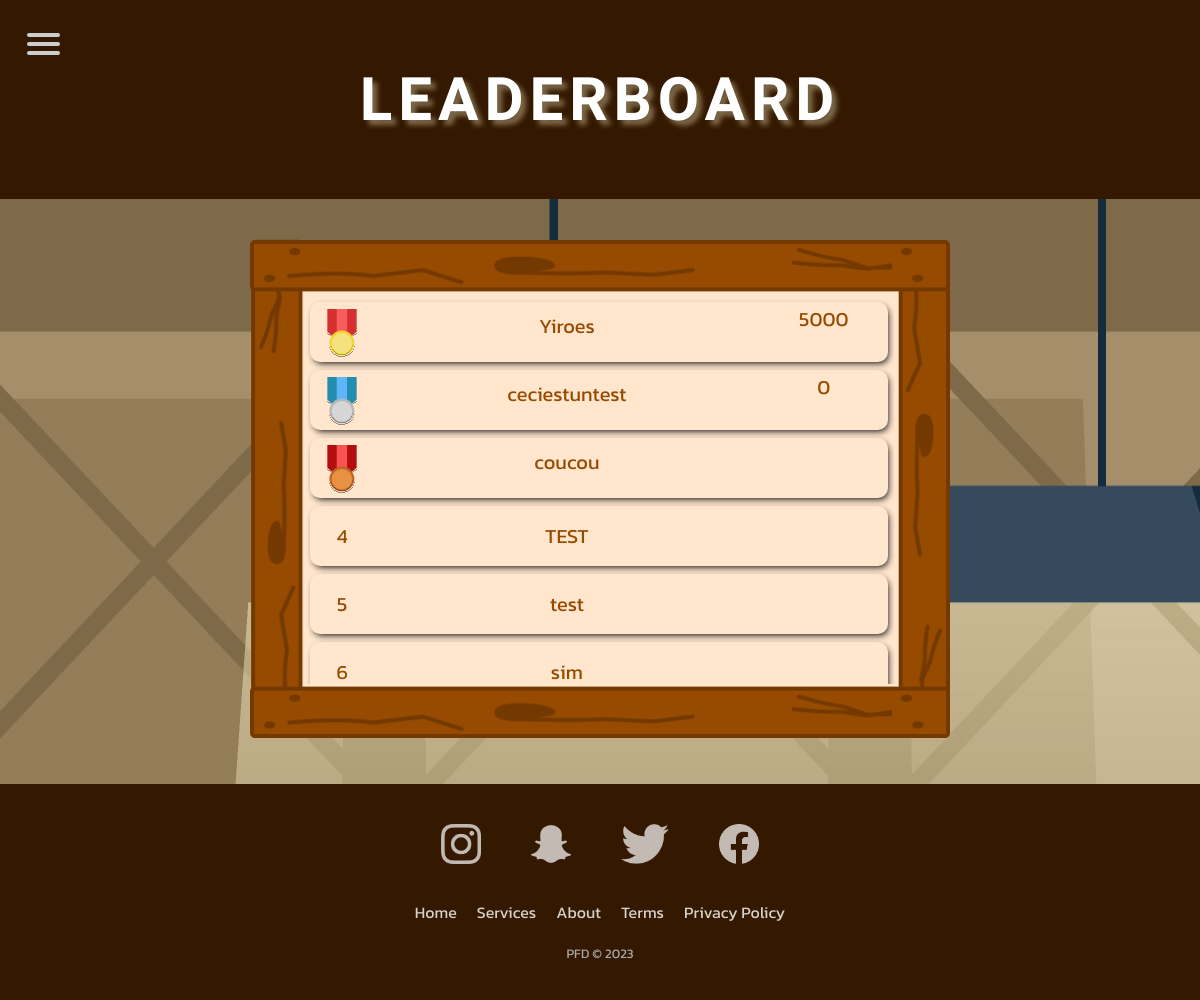
Page /html/ranking.php on the committed database.
### tables this page shows
CREATE TABLE `acc` (
  `email` varchar(36) NOT NULL,
  `pseudo` varchar(36) NOT NULL,
  `civility` varchar(12) NOT NULL,
  `password` varchar(64) NOT NULL,
  `score` int(11) DEFAULT NULL,
  `level` int(11) DEFAULT NULL,
  `id_back` int(11) DEFAULT '1',
  `id_dude` int(11) DEFAULT '1',
  `id_hat` int(2) NOT NULL DEFAULT '0'
);

### html/language.php (called while the page is built)
<?php
function getLanguage($textFr, $textEn) {
  if (isset($_COOKIE["lang"]) && $_COOKIE["lang"] == 'fr')
    return $textFr;
  else {
    return $textEn;
  }
}
?>

### html/request.php (called while the page is built, shortened)
<?php
function request($phpRequest, $isUnique, $params = NULL) {
  try {
    require("connexion.php");
    $req = $conn->prepare($phpRequest);
    if (isset($params)) {
      $req->execute($params);
    } else {
      $req->execute();
    }
    if ($isUnique)
      $resultat = $req->fetch();
    else
      $resultat = $req->fetchAll(PDO::FETCH_ASSOC);
    return $resultat;
  } catch (Exception $e) {
    die("Erreur : " . $e->getMessage());
  }
}
?>

### html/ranking.php (the view, shortened to what this page needs)
<!DOCTYPE html>
<html lang="en">
<head>
	<?php include("head.php"); ?>
	<link rel="stylesheet" href="../CSS/ranking.css">
</head>
<body>
	<?php include("nav.php"); require("request.php"); ?>
	<header>
		<h1><?php  echo getLanguage("Classement","Leaderboard");  ?></h1>
	</header>
	<main>
		<div class="container">
			<div id="containerUL">
				<div id="containerBox">
					<?php
					try {
						$resultat = request("SELECT * FROM acc ORDER BY score DESC", false);
						$rank = 1;
						foreach ($resultat as $row) {
							echo "<div class='boardElem'>";
							if($rank==1){
										echo"<span> <img class='medals' src='../Images/gold_medal.svg'/> </span>";
							}
							else if($rank==2){
								echo"<span> <img class='medals' src='../Images/silver_medal.svg'/> </span>";
					}
							else if($rank==3){
										echo"<span> <img class='medals' src='../Images/bronze_medal.svg'/> </span>";
							}
							else{echo"<span>$rank</span>";}
							if($rank<=3){
											echo"<span class='pseudowinners'>$row[pseudo]</span>
											<span class='scorewinners'>$row[score]</span>
											</div>";
							}
							else{
								echo"<span>$row[pseudo]</span>
								<span>$row[score]</span>
								</div>";
							}
							$rank += 1;
						}
					} catch (Exception $e) {
						die("Erreur : " . $e->getMessage());
					}
					?>
				</div>
			</div>
		</div>
	</main>
	<?php include("footer.php"); ?>
</body>
</html>

### html/head.php (shortened to what this page needs)
<link rel="stylesheet" href="../CSS/footer.css">
<link rel="stylesheet" href="../CSS/nav.css">

### html/nav.php (shortened to what this page needs)
<?php include'language.php'; ?>
<nav>
  <div id="menucontenu">
    <span></span>
    <span></span>
    <span></span>
  </div>
</nav>

### html/footer.php
<link rel="stylesheet" href="../CSS/footer.css">
<footer>
    <div class="social">
        <a href="#"><img class="icon ion-social-instagram" src="../Images/logo_reseaux/insta_logo.png"></a>
        <a href="#"><img class="icon ion-social-snapchat" src="../Images/logo_reseaux/snap_logo.png"></a>
        <a href="#"><img class="icon ion-social-twitter" src="../Images/logo_reseaux/twitter_logo.png"></a>
        <a href="#"><img class="icon ion-social-facebook" src="../Images/logo_reseaux/facebook_logo.png"></a>
    </div>
    <div class="list-inline">
        <a href="home.php"><?php echo getLanguage("Accueil", "Home");  ?></a>
        <a href="#"><?php echo getLanguage("Services", "Services");  ?></a>
        <a href="#"><?php echo getLanguage("A propos", "About");  ?></a>
        <a href="#"><?php echo getLanguage("Conditions d'utilisations", "Terms");  ?></a>
        <a href="#"><?php echo getLanguage("Vie privé", "Privacy Policy");  ?></a>
    </div>
    <p class="copyright">PFD © 2023</p>
</footer>

### CSS/footer.css (style rules this page uses)
footer { background-color: #341900; width: 100%; padding-top:30px; margin-top:auto; font-family: "Kanit", sans-serif; }
.social, .list-inline { display: flex; justify-content: center; align-items: center; width: 100%; margin-bottom: 20px; }
.list-inline a { text-decoration: none; margin: 0px 10px; color: white; opacity: 0.8; transition: all .3s ease-in-out; }
.social a { margin: 0px 15px; }
.social img { height: 40px; filter: brightness(0) invert(1); opacity: 0.7; margin: 10px 10px; }
footer .copyright { margin-top:15px; text-align:center; font-size:13px; color:#aaa; padding-bottom: 10px; }

### CSS/nav.css (style rules this page uses)
nav { z-index: 10; position: sticky; }
#menucontenu { display: block; position: fixed; top: 25px; margin-left: 20px; z-index: 100; height:40px; }
#menucontenu span { display: block; bottom: 30px; left: 7px; width: 33px; height: 4px; margin-bottom: 5px; position: relative; background: #cdcdcd; border-radius: 3px; z-index: 1; transform-origin: 4px 0px; transition: transform 0.5s cubic-bezier(0.77,0.2,0.05,1.0), background 0.5s cubic-bezier(0.77,0.2,0.05,1.0), opacity 0.55s ease; }

### CSS/ranking.css (style rules this page uses)
body { margin: 0; padding: 0; background-color: #341900; color: #cdcdcd; height: 100vh; width: 100%; position: relative; font-family: "Kanit", sans-serif; }
header { background-color: #341900; color: white; display: flex; align-items: center; justify-content: center; height: 15vh; }
main { width: 100%; background-image: url("../Images/barrel3.jpg"); display: flex; justify-content: center; z-index: -2; }
h1 { font-family: 'Londrina Sketch', cursive; text-transform: uppercase; text-align: center; font-size: 60px; letter-spacing: 0.5vw; text-shadow: 5px 5px 5px #7e6a49; animation-name:titre; animation-duration: 5s; animation-iteration-count: infinite; }
.container { position: relative; width: 90%; max-width: 700px; margin: 40px 0px; box-sizing: border-box; }
.container img { position: relative; width: 100%; }
.container #containerUL { position: absolute; width: calc(100% - 110px); height: calc(100% - 115px); overflow-y: scroll; overflow-x: hidden; margin: 55px; box-sizing: border-box; top: 0px; left: 0px; }
#containerBox { top: 0px; left: 0px; width: 100%; flex-direction: column; align-items: center; padding: 0px 5px; }
.container #containerBox .boardElem { width: calc(100% - 12px); margin: 0px 5px; box-sizing: border-box; display: grid; grid-template-columns: 1fr 6fr 2fr; text-align: center; margin: 8px 0px; height: 60px; border-radius: 10px; justify-content: center; align-content: center; font-size: 20px; color: #964b00; background-color: #ffe6cd; box-shadow: 2px 3px 7px -2px black; transition: all .2s ease-in-out; }
.scorewinners { display: relative; padding-top: 25%; }
.medals { position: relative; top:20%; height: 40%; padding-top: 20%; }
.pseudowinners { display: relative; padding-top: 10%; }

### rows in the picture
acc: pseudo "Yiroes", score "5000"
acc: pseudo "ceciestuntest", score "0"
acc: pseudo "coucou"
acc: pseudo "TEST"
acc: pseudo "test"
acc: pseudo "sim"

### other values in the picture
getLanguage("Classement","Leaderboard") "LEADERBOARD"
getLanguage("Accueil", "Home") "Home"
getLanguage("Services", "Services") "Services"
getLanguage("A propos", "About") "About"
getLanguage("Conditions d'utilisations", "Terms") "Terms"
getLanguage("Vie privé", "Privacy Policy") "Privacy Policy"
